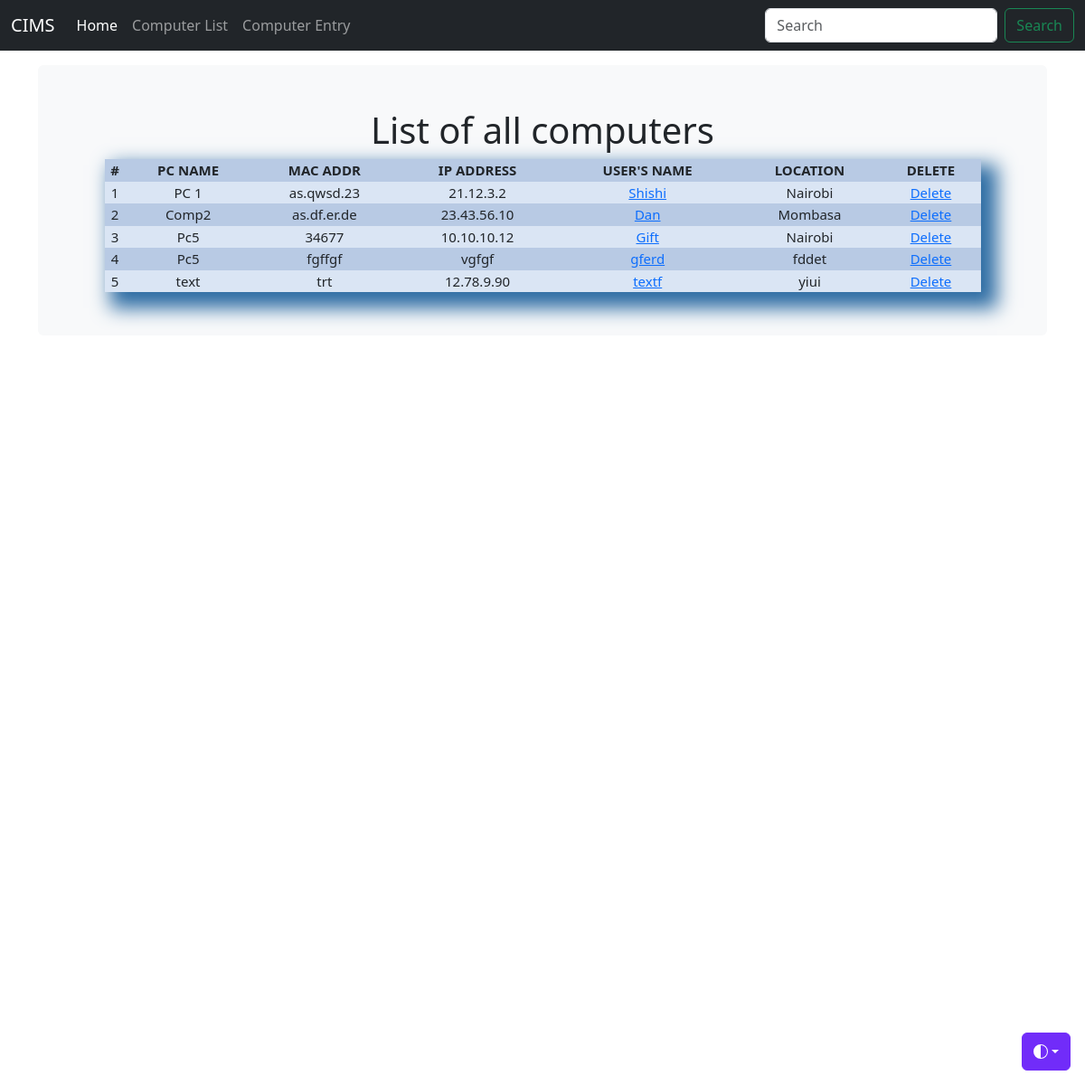
The app's page /computer_list/, older data.
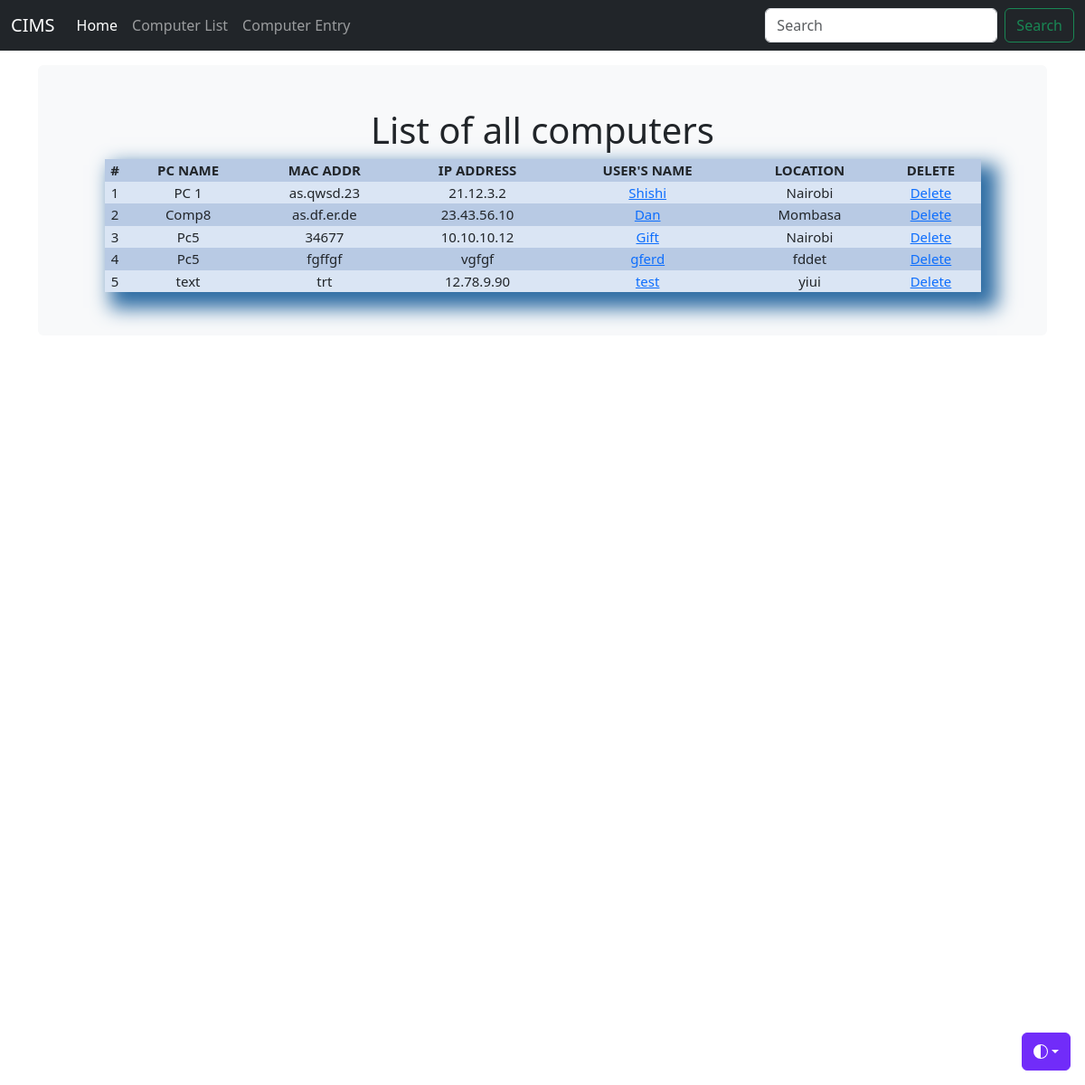
The same page, newer data.
### inventoryapp/models.py (models this page shows)
class Computer(models.Model):
    computer_name = models.CharField(max_length=30)
    IP_address = models.CharField(max_length=30)
    MAC_address = models.CharField(max_length=30)
    users_name = models.CharField(max_length=30)
    location = models.CharField(max_length=30)
    purchase_date=models.DateField("Purchase Date(mm/dd/2023)",auto_now_add=False, auto_now=False, blank=True, null=True)
    timestamp=models.DateField(auto_now_add=True, auto_now=False, blank=True)

### inventoryapp/views.py (the view)
# urls.py: path('computer_list/', computer_list, name='computer_list'),
def computer_list(request):
    title = 'List of all computers'
    queryset = Computer.objects.all()
    context = {
        "title": title,
        "queryset": queryset,
    }
    return render(request, "computer_list.html", context)

### inventoryapp/templates/computer_list.html (shortened to what this page needs)
{% load static %}
<!DOCTYPE html>
<html lang="en" data-bs-theme="auto">
  <head>
    <link
      rel="stylesheet"
      href="https://cdn.jsdelivr.net/npm/@docsearch/css@3"
    />
    <link
      href="{% static 'css/bootstrap.min.css' %}"
      rel="stylesheet"
    />
    <link href="{% static 'css/stylesheet.css' %}" rel="stylesheet" />
    <link href="{% static 'css/navbar-fixed.css' %}" rel="stylesheet" />
  </head>
  <body>
    <div
      class="dropdown position-fixed bottom-0 end-0 mb-3 me-3 bd-mode-toggle"
    >
      <button
        class="btn btn-bd-primary py-2 dropdown-toggle d-flex align-items-center"
        id="bd-theme"
        type="button"
        aria-expanded="false"
        data-bs-toggle="dropdown"
        aria-label="Toggle theme (auto)"
      >
        <svg class="bi my-1 theme-icon-active" width="1em" height="1em">
          <use href="#circle-half"></use>
        </svg>
      </button>
    </div>
    {% include 'navbar.html' %}
    <main class="container">
      <div class="bg-body-tertiary p-5 rounded">
        <h1 class="title">{{title}}</h1>
        <table>
          <tr>
            <th>#</th>
            <th>PC NAME</th>
            <th>MAC ADDR</th>
            <th>IP ADDRESS</th>
            <th>USER'S NAME</th>
            <th>LOCATION</th>
            <th>DELETE</th>
          </tr>
          {% for instance in queryset %}
          <tr>
            <td>{{forloop.counter}}</td>
            <td>{{instance.computer_name}}</td>
            <td>{{instance.MAC_address}}</td>
            <td>{{instance.IP_address}}</td>
            <td><a href="{% url 'computer_edit' id=instance.id %}"> {{instance.users_name}}</td>
            <td>{{instance.location}}</td>
            <td><a href="{% url 'computer_delete' id=instance.id %}">Delete</a></td>
          </tr>
          {% endfor %}
        </table>
      </div>
    </main>
  </body>
</html>

Row changes from the older to the newer data that the page shows:
changed Computer "as.df.er.de": computer_name "Comp2" → "Comp8"
changed Computer "text": users_name "textf" → "test"
